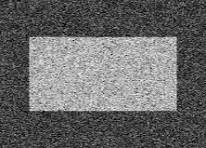
#> input picture 3 -  Image Processing in OpenCV/3.2 -  Image Thresholding/noisy2.png, 206 x 148 px
$ python Calculating_Otsu_Binarization.py
#> lines starting #> are read from the running program, lines starting #| are printed output that depends on the picture; after the words box and inside, x2 and y2 are one past the last pixel; in counts of white or black regions, pixels touching at a corner belong together
import cv2
import numpy as np

img = cv2.imread('noisy2.png',0)
#> img is the input picture: shape (148, 206); min 0, max 254, mean 104.8
blur = cv2.GaussianBlur(img,(5,5),0)
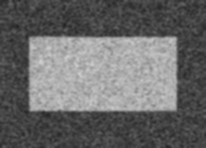
#> blur: shape (148, 206); min 35, max 207, mean 104.8

# find normalized_histogram, and its cumulative distribution function
hist = cv2.calcHist([blur],[0],None,[256],[0,256])
#> hist = 256 values, max 904 at index 65, min 0 at index 0, mean 119.1
hist_norm = hist.ravel()/hist.max()
#> hist_norm = 256 values, max 1 at index 65, min 0 at index 0, mean 0.132
Q = hist_norm.cumsum()
#> Q = 256 values from 0 to 33.73

bins = np.arange(256)

fn_min = np.inf
thresh =-1

for i in range(1,256):
    p1,p2 = np.hsplit(hist_norm,[i]) # probabilities
    q1,q2 = Q[i],Q[255]-Q[i] # cum sum of classes
    b1,b2 = np.hsplit(bins,[i]) # weights

    if q1 == 0 or q2 == 0:
        continue  # skip this iteration

    # finding means and variances
    m1,m2 = np.sum(p1*b1)/q1, np.sum(p2*b2)/q2
    v1,v2 = np.sum(((b1-m1)**2)*p1)/q1,np.sum(((b2-m2)**2)*p2)/q2

    # calculates the minimization function
    fn = v1*q1 + v2*q2
    if fn < fn_min:
        fn_min = fn
        thresh = i
#> this loop made 255 passes
#> (q1, q2, m1, m2, v1, v2, fn, fn_min) on passes 35 to 45: (0.00111, 33.72, 0, 104.8, 0, 2634.4, 88845.4, 88845.4), (0.00221, 33.72, 17.5, 104.8, 153.1, 2634.4, 88840.4, 88840.4), (0.00332, 33.72, 23.67, 104.8, 93.52, 2634.3, 88835.1, 88835.1), (0.00442, 33.72, 27, 104.8, 61.25, 2634.2, 88830, 88830), (0.00664, 33.72, 24.33, 104.8, 99.52, 2634.3, 88825.4, 88825.4), (0.0122, 33.71, 20.36, 104.8, 158.3, 2634.4, 88817.1, 88817.1), (0.0177, 33.71, 26.5, 104.8, 101.8, 2634.2, 88793.8, 88793.8), (0.031, 33.69, 22.46, 104.9, 164.1, 2634.5, 88774.6, 88774.6), (0.0454, 33.68, 27.63, 104.9, 114.9, 2634.1, 88722.3, 88722.3), (0.073, 33.65, 25.64, 105, 154.2, 2634.6, 88673.4, 88673.4), (0.113, 33.61, 27.37, 105.1, 146.9, 2634.7, 88576.4, 88576.4)
#> (q1, q2) on passes 17 to 22: (0, 33.73), (0, 33.73), (0, 33.73), (0, 33.73), (0, 33.73), (0, 33.73)
#> after the loop, fn_min = 3835.6; thresh = 120

# find otsu's threshold value with OpenCV function
ret, otsu = cv2.threshold(blur,0,255,cv2.THRESH_BINARY+cv2.THRESH_OTSU)
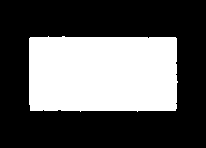
#> otsu: shape (148, 206); 35.9% white; 1 white region, box (x1, y1, x2, y2) and area: (29, 36, 178, 112) 10941
#> ret = 119
print(thresh,ret)
#| 120 119.0

$ run again, with 3 -  Image Processing in OpenCV/3.2 -  Image Thresholding/dave.jpg saved as 3 -  Image Processing in OpenCV/3.2 -  Image Thresholding/noisy2.png
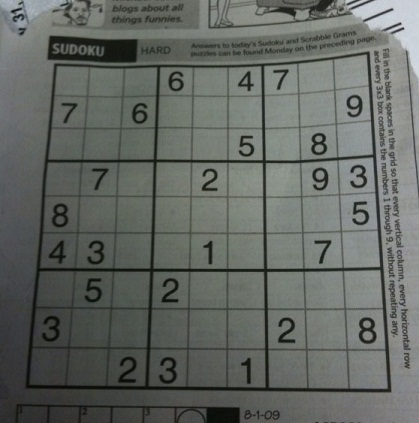
#> input picture 3 -  Image Processing in OpenCV/3.2 -  Image Thresholding/dave.jpg, 419 x 423 px
#> hist = 256 values, max 2346 at index 103, min 0 at index 0, mean 692.3
#> hist_norm = 256 values, max 1 at index 103, min 0 at index 0, mean 0.295
#> Q = 256 values from 0 to 75.55
#> the loop `for i in range(1,256):` made 255 passes
#> (p1, q1, q2, m1, m2, v1, v2, fn) on passes 11 to 14: ([0, 0, 0, 0, 0, 0, 0, 0, 0, 0, 0], 0.00895, 75.54, 0, 101.3, 0, 1043.5, 78827.1), ([0, 0, 0, 0, 0, 0, 0, 0, 0, 0, 0, 0.00895], 0.0443, 75.5, 2.22, 101.3, 15.56, 1043, 78755), ([0, 0, 0, 0, 0, 0, 0, 0, 0, 0, 0, 0.00895, 0.0354], 0.11, 75.44, 4.74, 101.4, 20.08, 1040.2, 78474.8), ([0, 0, 0, 0, 0, 0, 0, 0, 0, 0, 0, 0.00895, 0.0354, 0.0661], 0.152, 75.4, 9.11, 101.5, 8.76, 1033.9, 77957.7)
#> `ret, otsu = cv2.threshold(blur,0,255,cv2.THRESH_BINARY+cv2.THRESH_OTSU)`:
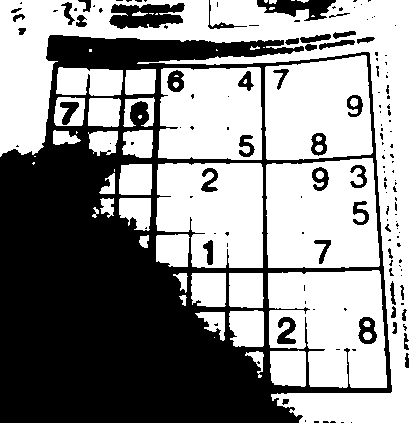
#> otsu: shape (423, 419); 57.3% white; 148 black regions (103 under 20 px), largest, box (x1, y1, x2, y2) and area: (0, 35, 392, 423) 67983, (109, 3, 185, 29) 1371, (257, 0, 336, 21) 901
#| 96 97.0
